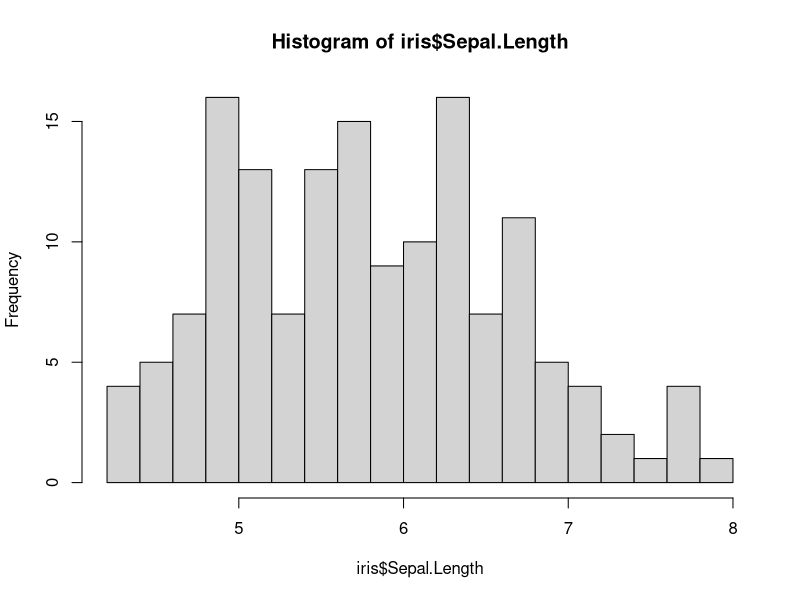
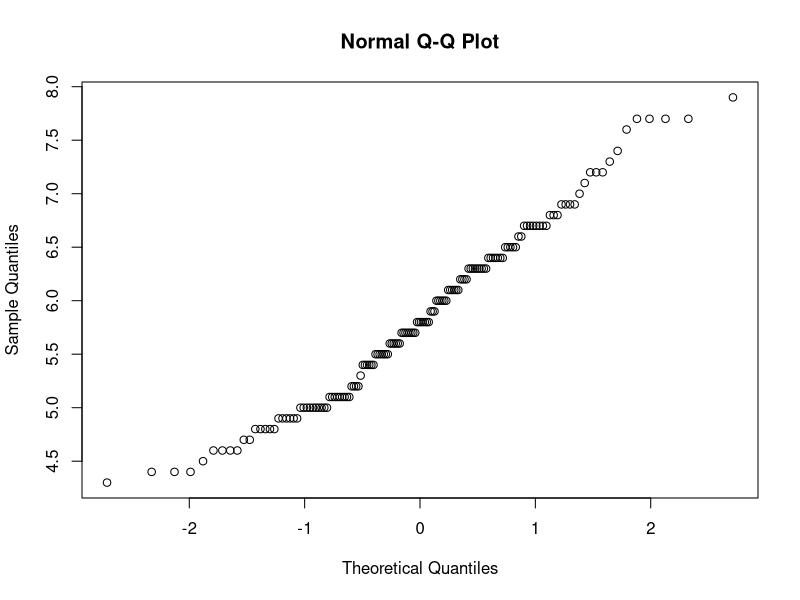
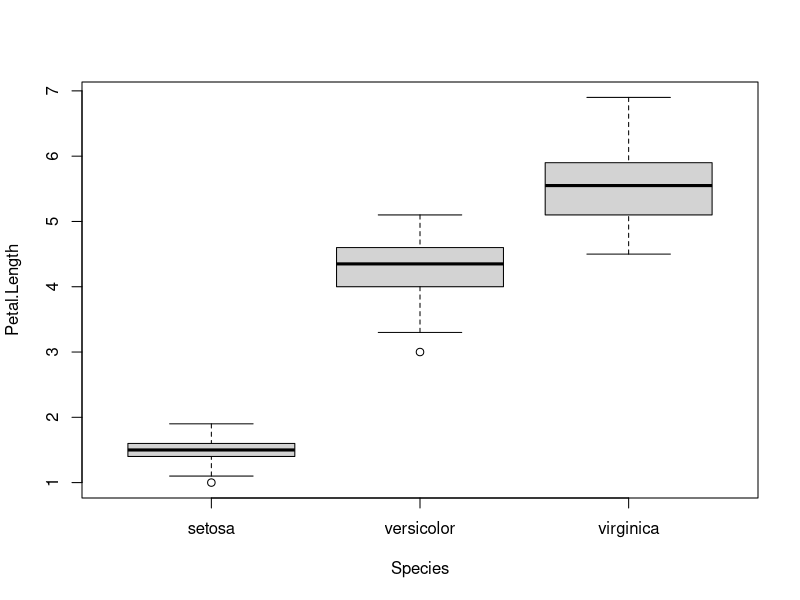
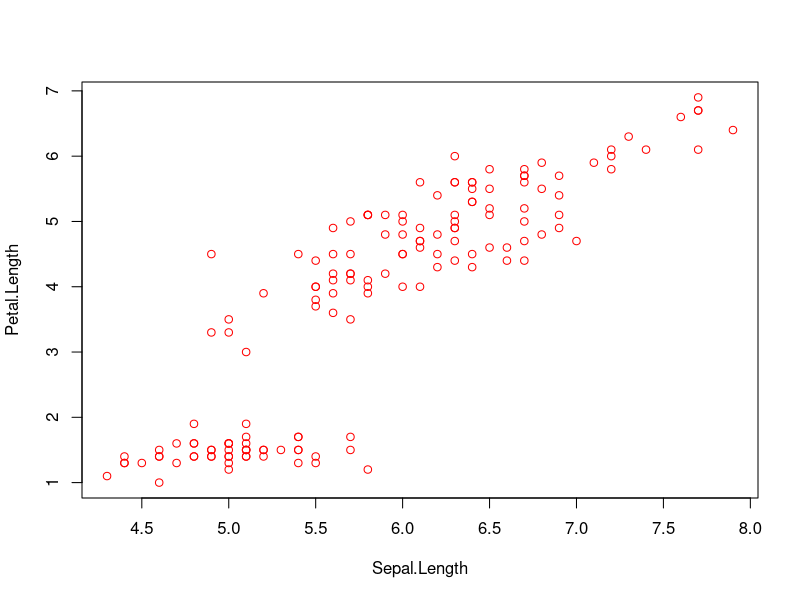

Here is the R script that generated these plots, in order:
# Unidad 3

# Analisis exploratorio

library(datasets)
data(iris)

str(iris)

ls(all.names=TRUE)
names(iris)
str(iris[["Species"]])
attributes(iris[["Species"]])
str(attributes(iris[["Species"]])$levels)
class(attributes(iris[["Species"]])$levels)
attributes(iris[["Species"]])$levels

class(iris)
nrow(iris)
ncol(iris)
names(iris)

class(iris[["Sepal.Length"]])
range(iris[["Sepal.Length"]])

table(iris[["Species"]])
table(iris[["Sepal.Length"]])

head(iris)
attach(iris)

# Analissi estadistico

median(iris[["Sepal.Length"]])

mean(iris[["Sepal.Length"]])

sd(iris[["Sepal.Length"]])

summary(iris)

hist(iris$Sepal.Length,breaks=20)

qqnorm(iris$Sepal.Length)

boxplot(Petal.Length ~ Species , data = iris, ylab="Petal.Length", varwith=TRUE)

plot(Petal.Length ~ Sepal.Length, data = iris, col = "red")

